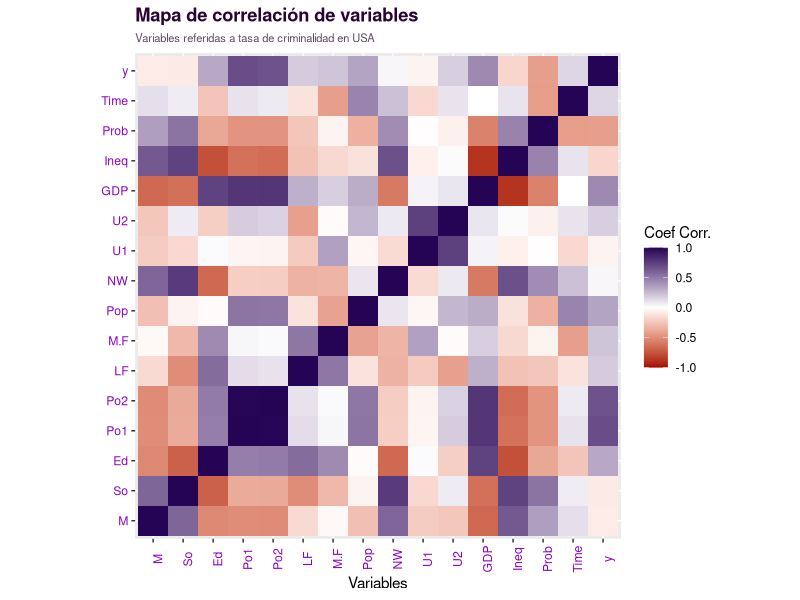
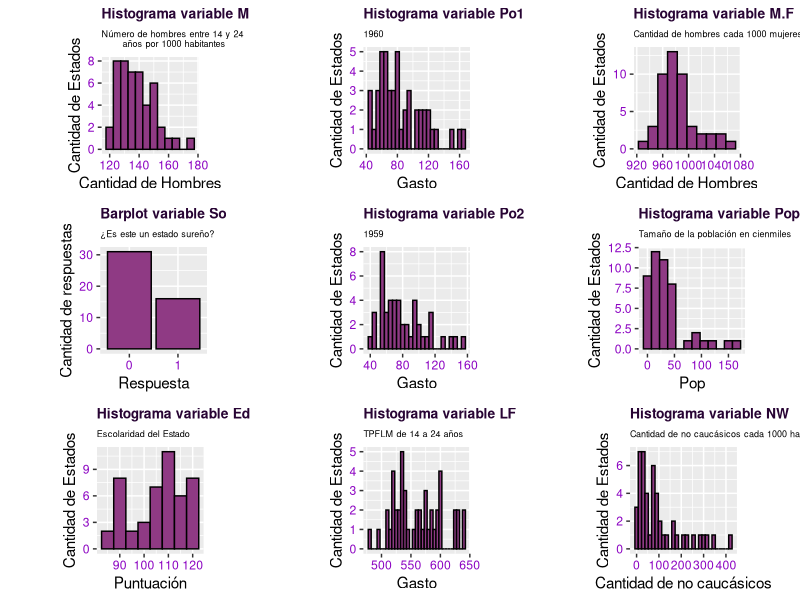

Write the R code that produced these figures, in order.
## ---- chunk 1
knitr::opts_chunk$set(echo = TRUE)
library(tidyverse)
library(reshape2)
## ---- chunk 2
Datos <- read.table(
    "UScrime.txt",
    header = TRUE,
    dec = ","
)
## ---- chunk 3
lm(
    y ~ . ,
    data = Datos
) %>% summary()
## ---- chunk 4
qplot(x=Var1,
      y=Var2,
      data = melt(cor(Datos, use = "p")),
      fill = value,
      geom="tile"
)+scale_fill_gradient2(limits = c(-1, 1),
                       low = "#A50303", high = "#250455")+
  theme(aspect.ratio = 1,
        plot.title = element_text(
          face = "bold",
          color = "#280434FF"),
        plot.subtitle = element_text(
          size=8,
          color="#5C485F"
        ),
        axis.text.x = element_text(
          color = "#8C04C2",
          angle=90
        ),
        axis.text.y = element_text(
          color="#8C04C2"
        )
        )+
  labs(title="Mapa de correlación de variables",
       subtitle = "Variables referidas a tasa de criminalidad en USA",
       x="Variables",
       y="",
       fill="Coef Corr.")
## ---- chunk 5
# Multiple plot function, la hizo Dios.

multiplot <- function(..., plotlist=NULL, file, cols=1, layout=NULL) {
  library(grid)

  # Make a list from the ... arguments and plotlist
  plots <- c(list(...), plotlist)

  numPlots = length(plots)

  # If layout is NULL, then use 'cols' to determine layout
  if (is.null(layout)) {
    # Make the panel
    # ncol: Number of columns of plots
    # nrow: Number of rows needed, calculated from # of cols
    layout <- matrix(seq(1, cols * ceiling(numPlots/cols)),
                    ncol = cols, nrow = ceiling(numPlots/cols))
  }

 if (numPlots==1) {
    print(plots[[1]])

  } else {
    # Set up the page
    grid.newpage()
    pushViewport(viewport(layout = grid.layout(nrow(layout), ncol(layout))))

    # Make each plot, in the correct location
    for (i in 1:numPlots) {
      # Get the i,j matrix positions of the regions that contain this subplot
      matchidx <- as.data.frame(which(layout == i, arr.ind = TRUE))

      print(plots[[i]], vp = viewport(layout.pos.row = matchidx$row,
                                      layout.pos.col = matchidx$col))
    }
  }
}

HistM<-ggplot(Datos,aes(x=M))+
  geom_histogram(binwidth = 5,
                 fill="#8F3A84FF",
                 colour="black")+
  theme(aspect.ratio = 1,
        plot.subtitle = element_text(
          size=6.5
        ),
        plot.title = element_text(
          face="bold",
          size=10,
          color = "#280434FF"
        ),
        axis.text.x = element_text(
          color = "#8C04C2"
        ),
        axis.text.y = element_text(
          color="#8C04C2"
        ))+
  labs(title="Histograma variable M",
       subtitle="Número de hombres entre 14 y 24
       años por 1000 habitantes",
       x="Cantidad de Hombres",
       y="Cantidad de Estados")


BarpSo<-ggplot(data=Datos, aes(x=factor(So))) +
  geom_bar(stat="count", 
           fill="#8F3A84FF",
           colour="black")+
  theme(plot.subtitle = element_text(
          size=6.5
        ),
        plot.title = element_text(
          face = "bold",
          size=10,
          color = "#280434FF"
        ),
        axis.text.x = element_text(
          color = "#8C04C2"
        ),
        axis.text.y = element_text(
          color="#8C04C2"
        ),
        aspect.ratio=1)+
  labs(title = "Barplot variable So",
       subtitle = "¿Es este un estado sureño?",
       x="Respuesta",
       y="Cantidad de respuestas")

HistEd<-ggplot(Datos,aes(x=Ed))+
  geom_histogram(binwidth = 5,
                 fill="#8F3A84FF",
                 colour="black")+
  theme(aspect.ratio = 1,
        plot.subtitle = element_text(
          size=6.5
        ),
        plot.title = element_text(
          size=10,
          face="bold",
          color = "#280434FF"
        ),
        axis.text.x = element_text(
          color = "#8C04C2"
        ),
        axis.text.y = element_text(
          color="#8C04C2"
        ))+
  labs(title="Histograma variable Ed",
       subtitle="Escolaridad del Estado",
       x="Puntuación",
       y="Cantidad de Estados")

HistPo1<-ggplot(Datos,aes(x=Po1))+
  geom_histogram(binwidth = 5,
                 fill="#8F3A84FF",
                 colour="black")+
  theme(aspect.ratio = 1,
        plot.subtitle = element_text(
          size=6.5
        ),
        plot.title = element_text(
          face="bold",
          size=10,
          color = "#280434FF"
        ),
        axis.text.x = element_text(
          color = "#8C04C2"
        ),
        axis.text.y = element_text(
          color="#8C04C2"
        ))+
  labs(title="Histograma variable Po1",
       subtitle = "1960",
       x="Gasto",
       y="Cantidad de Estados")

HistPo2<-ggplot(Datos,aes(x=Po2))+
  geom_histogram(binwidth = 5,
                 fill="#8F3A84FF",
                 colour="black")+
  theme(aspect.ratio = 1,
        plot.subtitle = element_text(
          size=6.5
        ),
        plot.title = element_text(
          face="bold",
          size=10,
          color = "#280434FF"
        ),
        axis.text.x = element_text(
          color = "#8C04C2"
        ),
        axis.text.y = element_text(
          color="#8C04C2"
        ))+
  labs(title="Histograma variable Po2",
       subtitle = "1959",
       x="Gasto",
       y="Cantidad de Estados")

HistLF<-ggplot(Datos,aes(x=LF))+
  geom_histogram(binwidth = 5,
                 fill="#8F3A84FF",
                 colour="black")+
  theme(aspect.ratio = 1,
        plot.subtitle = element_text(
          size=6.5
        ),
        plot.title = element_text(
          face="bold",
          size=10,
          color = "#280434FF"
        ),
        axis.text.x = element_text(
          color = "#8C04C2"
        ),
        axis.text.y = element_text(
          color="#8C04C2"
        ))+
  labs(title="Histograma variable LF",
       subtitle = "TPFLM de 14 a 24 años",
       x="Gasto",
       y="Cantidad de Estados")

HistMF<-ggplot(Datos,aes(x=M.F))+
  geom_histogram(binwidth = 15,
                 fill="#8F3A84FF",
                 colour="black")+
  theme(aspect.ratio = 1,
        plot.subtitle = element_text(
          size=6.5
        ),
        plot.title = element_text(
          face="bold",
          size=10,
          color = "#280434FF"
        ),
        axis.text.x = element_text(
          color = "#8C04C2"
        ),
        axis.text.y = element_text(
          color="#8C04C2"
        ))+
  labs(title="Histograma variable M.F",
       subtitle = "Cantidad de hombres cada 1000 mujeres",
       x="Cantidad de Hombres",
       y="Cantidad de Estados")

HistPop<-ggplot(Datos,aes(x=Pop))+
  geom_histogram(binwidth = 15,
                 fill="#8F3A84FF",
                 colour="black")+
  theme(aspect.ratio = 1,
        plot.subtitle = element_text(
          size=6.5
        ),
        plot.title = element_text(
          face="bold",
          size=10,
          color = "#280434FF"
        ),
        axis.text.x = element_text(
          color = "#8C04C2"
        ),
        axis.text.y = element_text(
          color="#8C04C2"
        ))+
  labs(title="Histograma variable Pop",
       subtitle = "Tamaño de la población en cienmiles",
       x="Pop",
       y="Cantidad de Estados")

HistNW<-ggplot(Datos,aes(x=NW))+
  geom_histogram(binwidth = 15,
                 fill="#8F3A84FF",
                 colour="black")+
  theme(aspect.ratio = 1,
        plot.subtitle = element_text(
          size=6.5
        ),
        plot.title = element_text(
          face="bold",
          size=10,
          color = "#280434FF"
        ),
        axis.text.x = element_text(
          color = "#8C04C2"
        ),
        axis.text.y = element_text(
          color="#8C04C2"
        ))+
  labs(title="Histograma variable NW",
       subtitle = "Cantidad de no caucásicos cada 1000 habitantes",
       x="Cantidad de no caucásicos",
       y="Cantidad de Estados")


multiplot(HistM,BarpSo,HistEd,HistPo1,HistPo2,HistLF,HistMF,HistPop,HistNW,cols=3)
